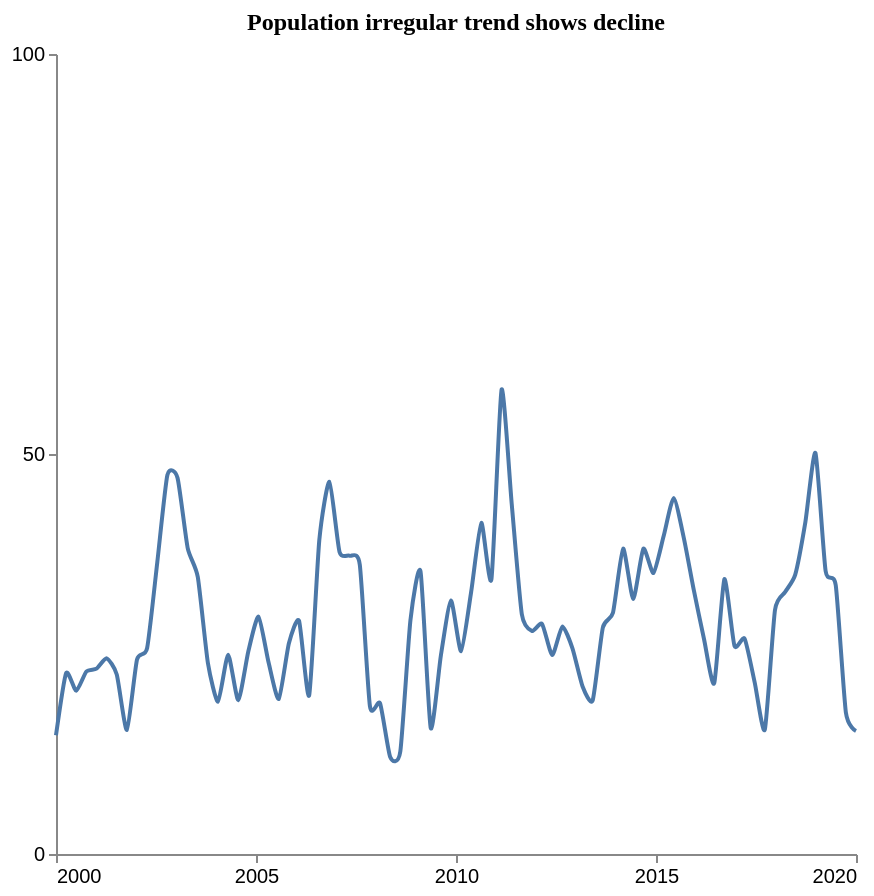

Vega-Lite specification for this chart:
### Vega-Lite specification from a JSON file in a GitHub repository (floating-point values rounded to 4 significant figures)
{"$schema": "https://vega.github.io/schema/vega-lite/v5.json", "description": "Pattern: Irregular", "data": {"values": [{"X": 2000.0, "Y": 14.84}, {"X": 2000.0, "Y": 22.61}, {"X": 2001.0, "Y": 20.4}, {"X": 2001.0, "Y": 22.81}, {"X": 2001.0, "Y": 23.16}, {"X": 2001.0, "Y": 24.46}, {"X": 2002.0, "Y": 22.43}, {"X": 2002.0, "Y": 15.51}, {"X": 2002.0, "Y": 24.32}, {"X": 2002.0, "Y": 25.75}, {"X": 2003.0, "Y": 36.45}, {"X": 2003.0, "Y": 47.38}, {"X": 2003.0, "Y": 47.02}, {"X": 2003.0, "Y": 38.27}, {"X": 2004.0, "Y": 34.63}, {"X": 2004.0, "Y": 23.88}, {"X": 2004.0, "Y": 19.05}, {"X": 2004.0, "Y": 24.91}, {"X": 2005.0, "Y": 19.22}, {"X": 2005.0, "Y": 25.38}, {"X": 2005.0, "Y": 29.67}, {"X": 2005.0, "Y": 23.9}, {"X": 2006.0, "Y": 19.38}, {"X": 2006.0, "Y": 26.33}, {"X": 2006.0, "Y": 29.15}, {"X": 2006.0, "Y": 19.84}, {"X": 2007.0, "Y": 39.22}, {"X": 2007.0, "Y": 46.52}, {"X": 2007.0, "Y": 37.76}, {"X": 2007.0, "Y": 37.29}, {"X": 2008.0, "Y": 36.15}, {"X": 2008.0, "Y": 18.48}, {"X": 2008.0, "Y": 18.85}, {"X": 2008.0, "Y": 12.12}, {"X": 2009.0, "Y": 12.8}, {"X": 2009.0, "Y": 29.22}, {"X": 2009.0, "Y": 35.3}, {"X": 2009.0, "Y": 15.77}, {"X": 2010.0, "Y": 24.76}, {"X": 2010.0, "Y": 31.69}, {"X": 2010.0, "Y": 25.36}, {"X": 2010.0, "Y": 32.8}, {"X": 2011.0, "Y": 41.39}, {"X": 2011.0, "Y": 34.36}, {"X": 2011.0, "Y": 58.04}, {"X": 2011.0, "Y": 43.8}, {"X": 2012.0, "Y": 29.97}, {"X": 2012.0, "Y": 27.87}, {"X": 2012.0, "Y": 28.76}, {"X": 2012.0, "Y": 24.86}, {"X": 2013.0, "Y": 28.43}, {"X": 2013.0, "Y": 25.7}, {"X": 2013.0, "Y": 20.94}, {"X": 2013.0, "Y": 19.21}, {"X": 2014.0, "Y": 28.3}, {"X": 2014.0, "Y": 30.17}, {"X": 2014.0, "Y": 38.18}, {"X": 2014.0, "Y": 31.86}, {"X": 2015.0, "Y": 38.15}, {"X": 2015.0, "Y": 35.13}, {"X": 2015.0, "Y": 39.71}, {"X": 2015.0, "Y": 44.51}, {"X": 2016.0, "Y": 39.49}, {"X": 2016.0, "Y": 32.88}, {"X": 2016.0, "Y": 26.82}, {"X": 2016.0, "Y": 21.35}, {"X": 2017.0, "Y": 34.34}, {"X": 2017.0, "Y": 26.01}, {"X": 2017.0, "Y": 26.92}, {"X": 2017.0, "Y": 21.43}, {"X": 2018.0, "Y": 15.56}, {"X": 2018.0, "Y": 30.51}, {"X": 2018.0, "Y": 32.74}, {"X": 2018.0, "Y": 34.92}, {"X": 2019.0, "Y": 41.48}, {"X": 2019.0, "Y": 50.12}, {"X": 2019.0, "Y": 35.37}, {"X": 2019.0, "Y": 33.6}, {"X": 2020.0, "Y": 17.7}, {"X": 2020.0, "Y": 15.37}]}, "mark": {"type": "line", "interpolate": "cardinal", "tension": 0.4}, "encoding": {"x": {"field": "X", "type": "quantitative", "title": "", "axis": {"grid": false, "format": "d", "values": [2000, 2005, 2010, 2015, 2020], "tickSize": 4}, "scale": {"domain": [2000, 2020]}}, "y": {"field": "Y", "type": "quantitative", "title": "", "axis": {"grid": false, "format": "d", "values": [0, 50, 100], "tickSize": 4, "tickOpacity": 1}, "scale": {"domain": [0, 100]}}}, "title": {"text": "Population irregular trend shows decline", "anchor": "middle", "font": "Tahoma", "fontSize": 12}, "config": {"lineBreak": "^", "view": {"stroke": null}}, "height": 400, "width": 400, "autosize": "pad"}
